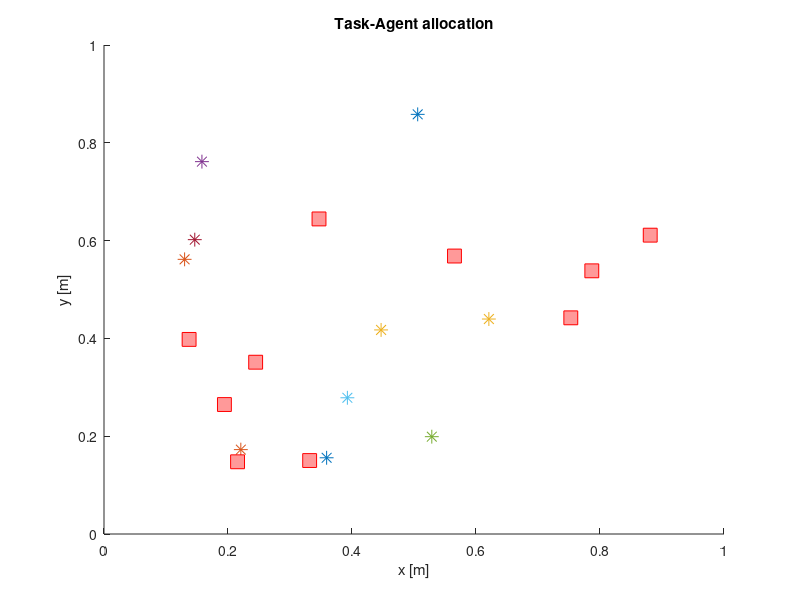

Write MATLAB code to recreate this figure. (Note: this script raises an error after producing the figure.)
%% Decentralized Control for Dynamic Task Allocation Problems for Multi-Agent Systems with Auctions
% Analysis in dynamics
%
% Author: Martin Braquet
% Date: September 2020

addpath('GreedyCoalitionAuctionAlgorithm/');
close all; clear all;
rng('default');
rng(7);

simu_number = 7;
simu_name = 'Dynamics';

[ComputeOpt ComputeSGA ComputeGCAA] = deal(0,0,1);

use_GCAA = 1;
use_OPT = 0;
uniform_agents = 0;
uniform_tasks = 0;
plot_range = 0;

na = 10;
nt = 10;
n_rounds = 1000;

Lt = 1;
nt_loiter = ceil(0.5*nt);
task_type = zeros(nt,1);
task_type(1:nt_loiter) = 1;
lambda = 1;

map_width = 1;
comm_distance = 0.3 * map_width;

simu_time = 10;
time_step = simu_time / n_rounds;
time_start = 0;

pos_a = (0.1 + 0.8 * rand(na,2)) * map_width;
pos_t = (0.1 + 0.8 * rand(nt,2)) * map_width;
%tf_t = rand(nt,1) * simu_time;
%tf_t = [5*ones(1,3) 10*ones(1,1)];
tf_t =  simu_time * (0.95 + 0.05 * rand(nt,1));
tloiter_t =  simu_time * (0.2 + 0.05 * rand(nt,1));
tloiter_t(task_type == 0) = 0;
%tf_t = 10*ones(1,nt);

[tf_t, idx] = sort(tf_t);
pos_t = pos_t(idx,:);
pos_t_initial = pos_t;

kdrag = 3 / simu_time;

%velocity = 1:na;
%velocity = 1 * ones(1,nt);
max_speed = 0.1;
if uniform_agents
    v_a = zeros(na,2);
else
    v_a = (2 * rand(na,2) - 1) * max_speed;
end

max_speed_task = 0.1;
if uniform_tasks
    v_t = zeros(nt,2);
else
    v_t = (2 * rand(nt,2) - 1) * max_speed_task;
end

R = 0.04 * map_width;
if uniform_tasks
    radius_t = R * ones(nt,1);
else
    radius_t = (0.2 * rand(nt,1) + 1) * R;
end

% 
% pos_a = [0.1 0.5];
% v_a = [0 0];
% pos_t = [0 0.8];


% Reward after task completion
r_nom = 0.2;
if uniform_tasks
    r_bar = r_nom * ones(nt,1);
else
    r_bar = r_nom * rand(nt,1);
end
r_bar(task_type == 1) = 5 * r_bar(task_type == 1);
    
% Probability that agent i successfully completes task j
if uniform_agents
    prob_a_t = 0.7 * ones(na,nt);
else
    prob_a_t = rand(na,nt);
end

Tasks.r_bar = r_bar;
Tasks.prob_a_t = prob_a_t;
Tasks.tast_type = task_type;

Agents.N = na;
Agents.Lt = Lt * ones(1,na);
Agents.v_a = v_a;
Agents.previous_task = zeros(na,1);
Agents.previous_winnerBids = zeros(na,1);
Agents.rin_task = zeros(na,2);
Agents.vin_task = zeros(na,2);
Agents.kdrag = kdrag;

costs = zeros(na, nt);
utility = zeros(na, nt);
rewards = zeros(na, nt);

% Fully connected graph
G = ~eye(Agents.N);

figure; hold on;
colors = lines(na);

SimuParamsCell.n_rounds = n_rounds;
SimuParamsCell.time_step = time_step;
SimuParamsCell.map_width = map_width;
SimuParamsCell.comm_distance = comm_distance;
SimuParamsCell.simu_time = simu_time;
SimuParamsCell.time_step = time_step;
SimuParamsCell.colors = colors;
SimuParamsCell.pos_a_init = pos_a;
SimuParamsCell.max_speed = max_speed;
SimuParamsCell.v_a = v_a;
SimuParamsCell.pos_t = pos_t;
SimuParamsCell.max_speed_task = max_speed_task;
SimuParamsCell.v_t = v_t;
SimuParamsCell.radius_t = radius_t;
SimuParamsCell.task_type = task_type;
SimuParamsCell.nt_loiter = nt_loiter;
SimuParamsCell.task_type = task_type;
SimuParamsCell.na = na;
SimuParamsCell.nt = nt;
SimuParamsCell.tf_t = tf_t;
SimuParamsCell.tloiter_t = tf_t;
SimuParamsCell.R = R;
SimuParamsCell.radius_t = radius_t;
SimuParamsCell.r_nom = r_nom;
SimuParamsCell.r_bar = r_bar;
SimuParamsCell.lambda = lambda;
SimuParamsCell.prob_a_t = prob_a_t;
SimuParamsCell.kdrag = kdrag;


for CommLimit = [0 1]
      
clear J J_to_completion_target X_full_simu p_GCAA_full_simu S_GCAA_ALL X;
    
n_rounds_loop = n_rounds;
simu_time_loop = simu_time;
time_start_loop = time_start;
tf_t_loop = tf_t;
pos_a_loop = pos_a;
v_a_loop = v_a;

U_next_tot = zeros(n_rounds,1);
U_tot = zeros(n_rounds,1);
U_completed_tot = 0;

completed_tasks_round = [];
completed_tasks = [];
rt_completed = 0;

X_full_simu{n_rounds} = 0;
p_GCAA_full_simu{n_rounds} = 0;
S_GCAA_ALL_full_simu = zeros(n_rounds,nt);
rt_full_simu = zeros(n_rounds,nt);
J = zeros(n_rounds,na); % Cost for each agent from start to current step
J_to_completion_target = zeros(n_rounds,na); % Estimated cost for each agent from step to end

for i_round = 1:n_rounds
    
    clf; hold on;
    xlim([0 map_width]);
    ylim([0 map_width]);
    xlabel('x [m]');
    ylabel('y [m]');
    title('Task-Agent allocation');
    for i = 1:na
        plot(pos_a_loop(i,1), pos_a_loop(i,2), '*', 'Color', colors(i,:), 'MarkerSize', 10, 'DisplayName', 'Agents');
    end
    plot(pos_t(:,1), pos_t(:,2),'rs', 'MarkerSize', 10, 'DisplayName', 'Targets', 'MarkerFaceColor',[1 .6 .6]);
    if plot_range && plot_range
        PlotAgentRange(pos_a_loop, comm_distance, colors, 'Comm Range');
    end
    
    PlotTaskLoitering(pos_t, radius_t, task_type, 'r--', 'Task loitering');
    
    Agents.Pos = pos_a_loop;
    Agents.v_a = v_a_loop;
    
    Tasks.Pos = pos_t;
    Tasks.Speed = v_t;
    Tasks.N = nt;
    Tasks.tf = tf_t_loop;
    Tasks.lambda = lambda;
    Tasks.task_type = task_type;
    Tasks.tloiter = tloiter_t;
    Tasks.radius = radius_t;
    
    for j = 1:nt
        if tf_t_loop(j) > 0
            for i = 1:na
                [~, ~, ~, ~, costs(i,j)] = ComputeCommandParamsWithVelocity(pos_a_loop(i,:)', v_a_loop(i,:)', pos_t(j,:)', v_t(j,:)', tf_t_loop(j), [], kdrag);
                %mycost(i_round) = costs(i,j)
                rewards(i,j) = r_bar(j) * prob_a_t(i,j);
                winners = zeros(na,nt);
                winners(i,j) = 1;
                utility(i,j) = CalcTaskUtility(pos_a_loop, v_a_loop, pos_t(j,:), v_t(j,:), tf_t_loop(j), r_bar(j), j, prob_a_t, winners, lambda, kdrag);
                %myutility(i_round) = utility(i,j)
            end
        end
    end
    
    if CommLimit
        for i = 1:na
            for j = (i+1):na
                G(i,j) = norm(pos_a_loop(i,:) - pos_a_loop(j,:)) < comm_distance;
                G(j,i) = G(i,j);
            end
        end
    end

    if use_GCAA
        % GCAA solution
        tic; [S_GCAA, p_GCAA, S_GCAA_ALL, rt_curr, Agents] = GCAASolution(Agents, G, Tasks)
        rt_full_simu(i_round,:) = rt_curr;
        toc;
    else
        % Test of fixed solution
        p_GCAA = {[1 4], [2 4], [3 4]}; S_GCAA = 1;
    end
    
    if use_OPT
        tic; [S_OPT, p_OPT, S_OPT_ALL] = OptimumSolution(Agents, G, Tasks);
        toc;
        [S_GCAA S_OPT]
    end
    
    U_next_tot(i_round) = S_GCAA;
    U_tot(i_round) = U_next_tot(i_round) + U_completed_tot;
    
    % Find the optimal control solution for the given allocation p_GCAA
    [X, completed_tasks_round, J_curr, J_to_completion_target(i_round+1,:)] = OptimalControlSolution(pos_a_loop, v_a_loop, pos_t, v_t, radius_t, p_GCAA, Agents, tf_t_loop, tloiter_t, time_step, n_rounds_loop, na, kdrag);
    X_full_simu{i_round} = X;
    p_GCAA_full_simu{i_round} = p_GCAA;
    S_GCAA_ALL_full_simu(i_round,:) = S_GCAA_ALL;
    J(i_round+1,:) = J(i_round,:) + J_curr;
    plotMapAllocation(X, n_rounds_loop, na, colors, 'GCAA solution');
    
    for j = completed_tasks_round
            rt_completed = rt_completed + rt_curr(j);
            %pos_t(j,:) = [1 1] * 1e16;
            %U_completed_tot = U_completed_tot + S_GCAA_ALL(j);
    end
    
    completed_tasks_round = [];
    
    
    legend(legendUnq(gca));
    drawnow;
    
    % Update position and velocity of each agent
    pos_a_loop = X(1:2,:,2)';
    v_a_loop   = X(3:4,:,2)';
    
%     stop = 1;
%     for i = 1:na
%         if ~isempty(p_GCAA{i})
%             stop = 0;
%             break;
%         end
%     end
%         
%         
%     if (stop)
%         break;
%     end
    
   %pos_t = RemoveCompletedTasks(pos_t, ind_completed_tasks);
   
   simu_time_loop = simu_time_loop - time_step;
   time_start_loop = time_start_loop + time_step;
   n_rounds_loop = n_rounds_loop - 1;
   tf_t_loop = tf_t_loop - time_step;
end

U_tot = rt_completed - sum(J(end,:));

mkdir(sprintf('mat/%s/simu_%d', simu_name, simu_number));
save(sprintf('mat/%s/simu_%d/J_CommLimit_%d.mat', simu_name, simu_number, CommLimit), 'J');
save(sprintf('mat/%s/simu_%d/J_to_completion_target_CommLimit_%d.mat', simu_name, simu_number, CommLimit), 'J_to_completion_target');
save(sprintf('mat/%s/simu_%d/X_just_saved_CommLimit_%d.mat', simu_name, simu_number, CommLimit), 'X_full_simu');
save(sprintf('mat/%s/simu_%d/p_GCAA_just_saved_CommLimit_%d.mat', simu_name, simu_number, CommLimit), 'p_GCAA_full_simu');
save(sprintf('mat/%s/simu_%d/S_GCAA_ALL_just_saved_CommLimit_%d.mat', simu_name, simu_number, CommLimit), 'S_GCAA_ALL_full_simu');
save(sprintf('mat/%s/simu_%d/rt_just_saved_CommLimit_%d.mat', simu_name, simu_number, CommLimit), 'rt_full_simu');

save(sprintf('mat/%s/simu_%d/SimuParamsCell.mat', simu_name, simu_number), 'SimuParamsCell');

end




%%


function pos_t_new = RemoveCompletedTasks(pos_t, ind)

    pos_t_new = zeros(size(pos_t,1)-length(ind),2);
    k = 1;
    for t = 1:size(pos_t,1)
        if ~sum(ind == t)
            pos_t_new(k,:) = pos_t(t,:);
            k = k + 1;
        end
    end

end

function [p, pos_a, ind_completed_tasks, nt, Agents] = UpdatePath(p, pos_a, pos_t, time_step, Agents, nt)
    ind_completed_tasks = [];
    
    for i = 1:size(pos_a,1)
        if ~isempty(p{i})
            d_a_t = pos_t(p{i}(1),:) - pos_a(i,:);
            if (norm(d_a_t) < time_step * Agents.Speed(i))
                pos_a(i,:) = pos_t(p{i}(1),:);
                nt = nt - 1;
                Agents.Lt(i) = Agents.Lt(i) - 1;
                ind_completed_tasks = [ind_completed_tasks p{i}(1)];
                %if (nt == 0)
                %    break;
                %end
                p{i} = p{i}(2:end);
%                 if ~isempty(p{i})
%                     time_step_remaining = time_step - norm(d_a_t) / Agents.Speed(i);
%                     d_a_next_t = pos_t(p{i}(1),:) - pos_a(i,:);
%                     pos_a(i,:) = pos_a(i,:) + d_a_next_t / norm(d_a_next_t) * time_step_remaining * Agents.Speed(i);
%                 end
            else
                pos_a(i,:) = pos_a(i,:) + d_a_t / norm(d_a_t) * time_step * Agents.Speed(i);
            end
        end
    end
end

